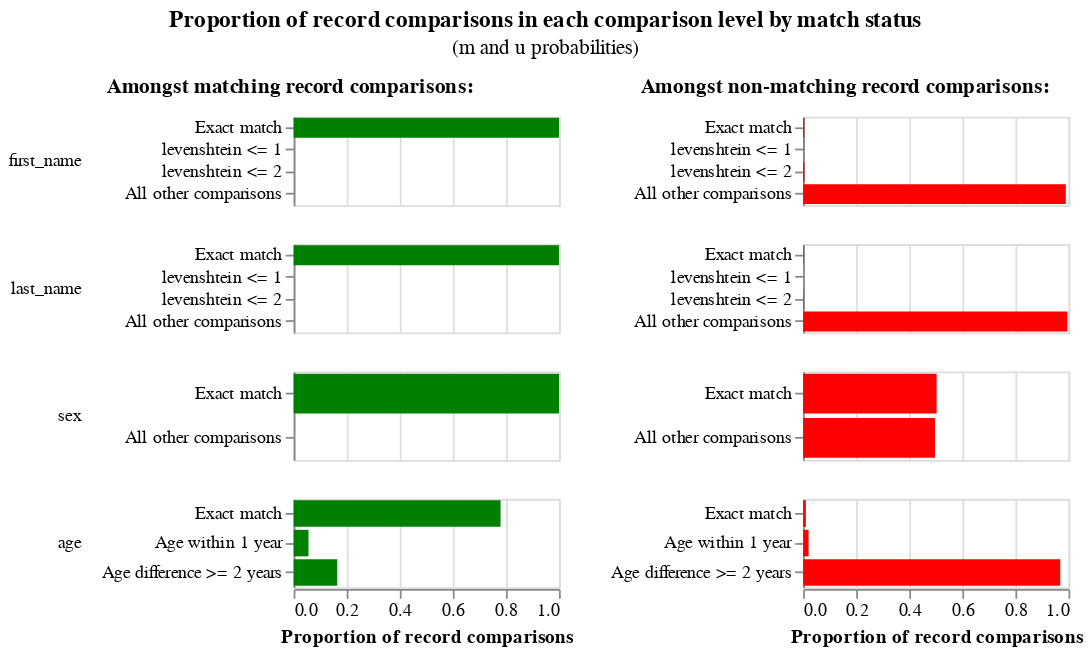

Notebook code cell kept with this figure:
### Code cell
rule, session = next(rule_session)
print(rule)
session.m_u_values_interactive_history_chart()
